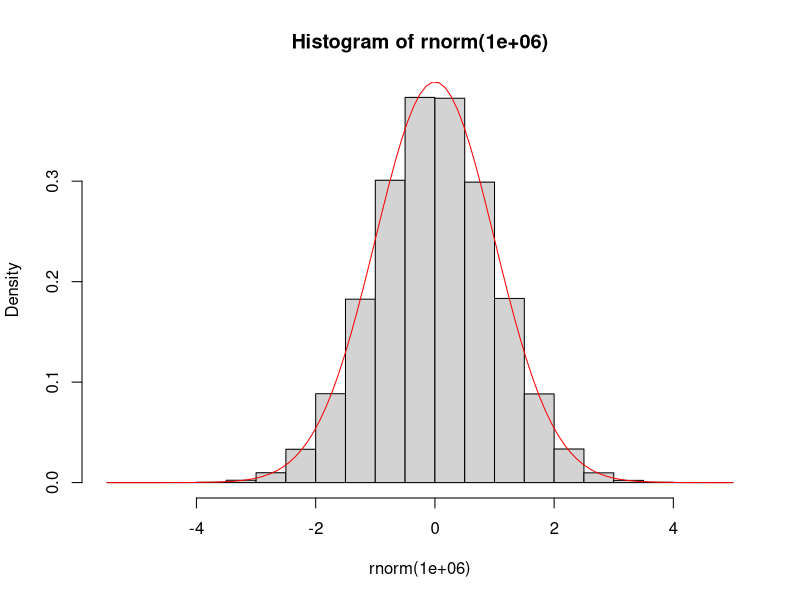
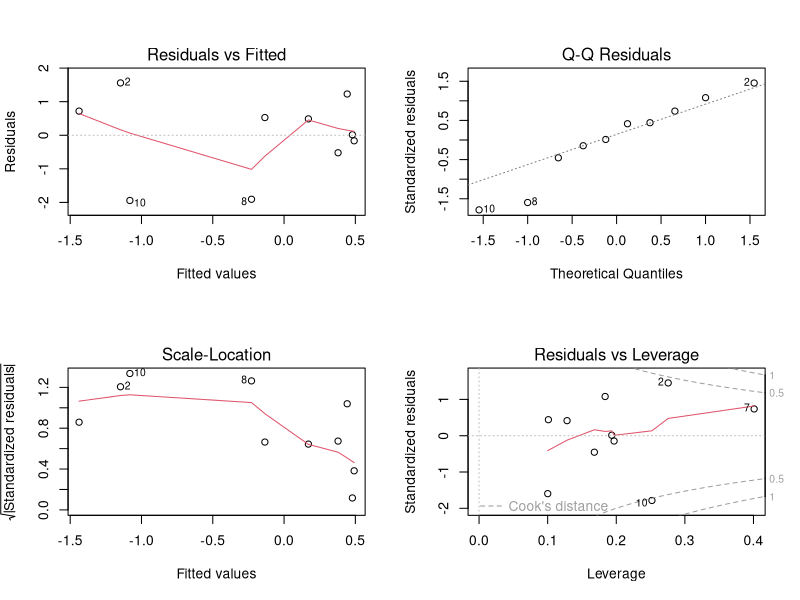

Reproduce these figures in R, in order. (Note: this script raises an error after producing the figures.)
## ---- chunk 1
add1 <- function(a) {
  return(a+1)
}

add1(2)
add1(a = 3)
## ---- chunk 2
add <- function(a, b) {
  return(a+b)
}

add(1,1)
add(a = 2, b = 3)
## ---- chunk 3
add1(a = 1:2)
add(a = 1:2, b = 3:4)
## ---- chunk 4
f <- function(first, second) {
  return(first/2 + second)
}

f(1,2)
f(1, second = 2)
f(first = 1, second = 2)
f(second = 2, 1) # I thought this was going to be an error
f(f = 1, s = 2)
## ---- chunk 5
add <- function(a, b = 1) {
  return(a+b)
}

add(a = 1)
add(a = 1:2)
add(a = 2:3, b =  2)
add(a = 3:4, b = -1)
## ---- chunk 6
hist(rnorm(1e6), probability = TRUE)
curve(dnorm(x), add = TRUE, col = 'red')
## ---- chunk 7
sub <- function(first = 1:2, second = 1) {
  return(first - second)
}
## ---- chunk 8
n <- 10
x <- rnorm(n)
y <- rnorm(n, x)
m <- lm(y~x) # a linear regression
summary(m)
## ---- chunk 9
class(m)
## ---- chunk 10
summary(m)
anova(m)
opar <- par(mfrow=c(2,2)); plot(m); par(opar)
## ---- chunk 11
a <- 1
f <- function() {
  return(a)
}
f()
## ---- chunk 12
f <- function() {
  a <- 2
  return(a)
}
f()
a
## ---- chunk 13
f <- function() {
  a <<- a + 1
  return(a)
}
a
f()
a
## ---- chunk 14
for (i in 1:3) {
  print(i)
}
## ---- chunk 15
i <- 0
while (i < 3) {
  i <- i + 1
  print(i)
}
## ---- chunk 16
for (i in 1:10) {
  if (i<5) {
    print(-i)
  } else {
    print(i*2)
  }
}
## ---- chunk 17
ifelse((1:10) < 5, "Less than 5", "Not less than 5")
## ---- chunk 18
f <- function(a) {
  sum <- 0
  for (i in 1:a) {
    sum <- sum + i
  }
  return(sum)
}
f(100)
## ---- chunk 19
x <- sample(0:3, size = 1e5, prob = c(.5,.25,.1,.15), replace = TRUE)
## ---- chunk 20
(m <- mean(x))
(s <- sd(x))
s^2 # variance
## ---- chunk 21
mean(x) + c(-1,1) * 
  qnorm(.95) * 
  sd(x) / sqrt( length(x) )
## ---- chunk 22
x <- sample(c(10,12,21,33), size = 1e6, prob = c(.1,.2,.3,.4), replace = TRUE)
mean(x) + c(-1,1) * 
  qnorm(.995) * 
  sd(x) / sqrt( length(x) )
## ---- chunk 23
n <- 1e5
x <- runif(n)
y <- rnorm(n)
(p <- mean(x>y))
## ---- chunk 24
p + c(-1,1) * qnorm(.975) * sqrt(p*(1-p)/n)
## ---- chunk 25
n <- 1e6
x <- rbinom(n, size = 10, prob = 0.5)
y <- rpois(n, lambda = 5)
p <- mean(y >= x)
p + c(-1,1) * qnorm(.975) * sqrt(p*(1-p)/n)
## ---- chunk 26
knitr::knit("lab03.Rmd", tangle = TRUE)
